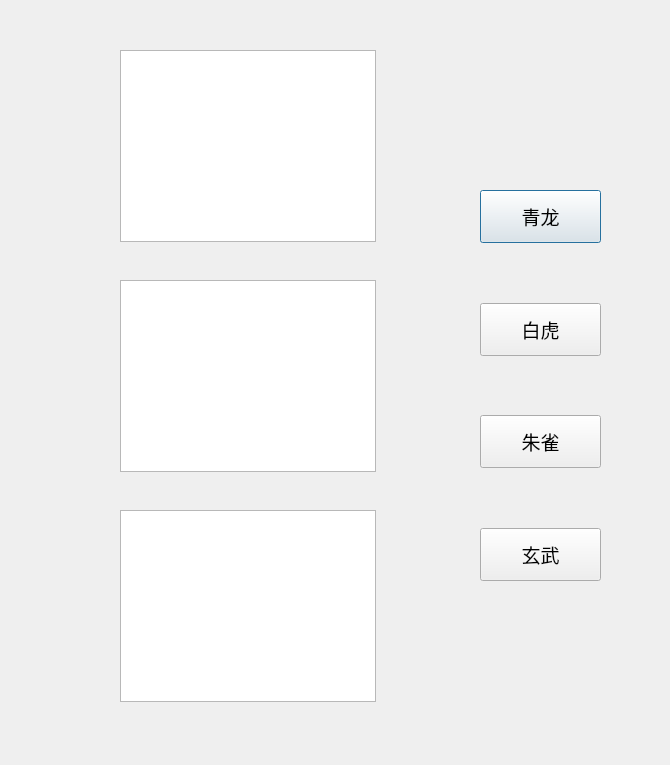
<?xml version="1.0" encoding="UTF-8"?>
<ui version="4.0">
 <class>CompleteImage</class>
 <widget class="QDialog" name="CompleteImage">
  <property name="geometry">
   <rect>
    <x>0</x>
    <y>0</y>
    <width>670</width>
    <height>765</height>
   </rect>
  </property>
  <property name="windowTitle">
   <string>完整星图</string>
  </property>
  <widget class="QWidget" name="layoutWidget">
   <property name="geometry">
    <rect>
     <x>480</x>
     <y>190</y>
     <width>121</width>
     <height>391</height>
    </rect>
   </property>
   <layout class="QVBoxLayout" name="verticalLayout">
    <item>
     <widget class="QPushButton" name="pushButtonQL">
      <property name="sizePolicy">
       <sizepolicy hsizetype="Expanding" vsizetype="Expanding">
        <horstretch>0</horstretch>
        <verstretch>0</verstretch>
       </sizepolicy>
      </property>
      <property name="font">
       <font>
        <family>Arial</family>
        <pointsize>14</pointsize>
       </font>
      </property>
      <property name="text">
       <string>青龙</string>
      </property>
      <property name="default">
       <bool>true</bool>
      </property>
     </widget>
    </item>
    <item>
     <spacer name="verticalSpacer">
      <property name="orientation">
       <enum>Qt::Vertical</enum>
      </property>
      <property name="sizeHint" stdset="0">
       <size>
        <width>20</width>
        <height>40</height>
       </size>
      </property>
     </spacer>
    </item>
    <item>
     <widget class="QPushButton" name="pushButtonBH">
      <property name="sizePolicy">
       <sizepolicy hsizetype="Expanding" vsizetype="Expanding">
        <horstretch>0</horstretch>
        <verstretch>0</verstretch>
       </sizepolicy>
      </property>
      <property name="font">
       <font>
        <family>Arial</family>
        <pointsize>14</pointsize>
       </font>
      </property>
      <property name="text">
       <string>白虎</string>
      </property>
     </widget>
    </item>
    <item>
     <spacer name="verticalSpacer_2">
      <property name="orientation">
       <enum>Qt::Vertical</enum>
      </property>
      <property name="sizeHint" stdset="0">
       <size>
        <width>20</width>
        <height>40</height>
       </size>
      </property>
     </spacer>
    </item>
    <item>
     <widget class="QPushButton" name="pushButtonZQ">
      <property name="sizePolicy">
       <sizepolicy hsizetype="Expanding" vsizetype="Expanding">
        <horstretch>0</horstretch>
        <verstretch>0</verstretch>
       </sizepolicy>
      </property>
      <property name="font">
       <font>
        <family>Arial</family>
        <pointsize>14</pointsize>
       </font>
      </property>
      <property name="text">
       <string>朱雀</string>
      </property>
     </widget>
    </item>
    <item>
     <spacer name="verticalSpacer_3">
      <property name="orientation">
       <enum>Qt::Vertical</enum>
      </property>
      <property name="sizeHint" stdset="0">
       <size>
        <width>20</width>
        <height>40</height>
       </size>
      </property>
     </spacer>
    </item>
    <item>
     <widget class="QPushButton" name="pushButtonXW">
      <property name="sizePolicy">
       <sizepolicy hsizetype="Expanding" vsizetype="Expanding">
        <horstretch>0</horstretch>
        <verstretch>0</verstretch>
       </sizepolicy>
      </property>
      <property name="font">
       <font>
        <family>Arial</family>
        <pointsize>14</pointsize>
       </font>
      </property>
      <property name="text">
       <string>玄武</string>
      </property>
     </widget>
    </item>
   </layout>
  </widget>
  <widget class="QGraphicsView" name="graphicsView1">
   <property name="geometry">
    <rect>
     <x>120</x>
     <y>50</y>
     <width>256</width>
     <height>192</height>
    </rect>
   </property>
   <property name="sizePolicy">
    <sizepolicy hsizetype="Fixed" vsizetype="Fixed">
     <horstretch>0</horstretch>
     <verstretch>0</verstretch>
    </sizepolicy>
   </property>
   <property name="styleSheet">
    <string notr="true">border-image: url(:/star/QL1.jpg);</string>
   </property>
  </widget>
  <widget class="QGraphicsView" name="graphicsView2">
   <property name="geometry">
    <rect>
     <x>120</x>
     <y>280</y>
     <width>256</width>
     <height>192</height>
    </rect>
   </property>
   <property name="sizePolicy">
    <sizepolicy hsizetype="Fixed" vsizetype="Fixed">
     <horstretch>0</horstretch>
     <verstretch>0</verstretch>
    </sizepolicy>
   </property>
   <property name="styleSheet">
    <string notr="true">border-image: url(:/star/QL2.jpg);</string>
   </property>
  </widget>
  <widget class="QGraphicsView" name="graphicsView3">
   <property name="geometry">
    <rect>
     <x>120</x>
     <y>510</y>
     <width>256</width>
     <height>192</height>
    </rect>
   </property>
   <property name="sizePolicy">
    <sizepolicy hsizetype="Fixed" vsizetype="Fixed">
     <horstretch>0</horstretch>
     <verstretch>0</verstretch>
    </sizepolicy>
   </property>
   <property name="styleSheet">
    <string notr="true">border-image: url(:/star/QL3.jpg);</string>
   </property>
  </widget>
 </widget>
 <resources>
  <include location="Images.qrc"/>
 </resources>
 <connections/>
</ui>
